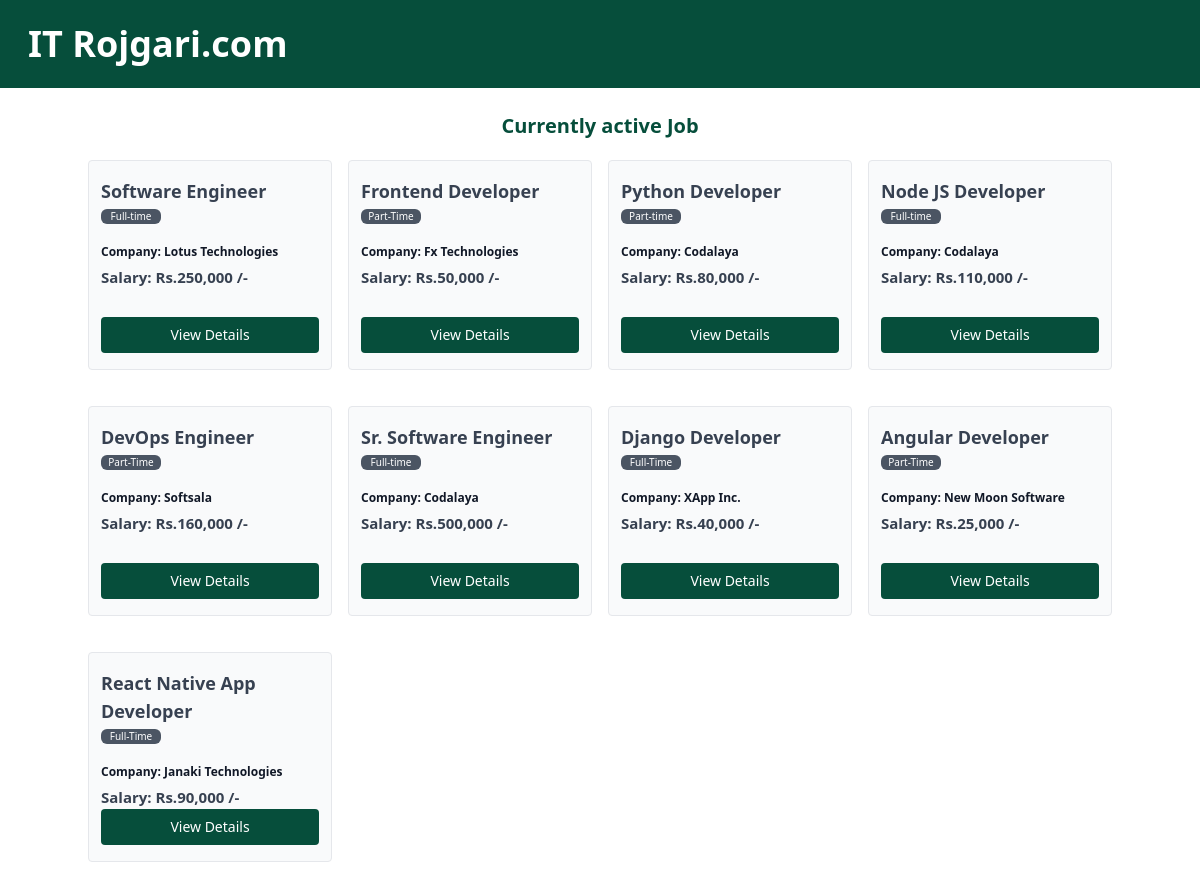
The page / on the database its author committed.
### IT_Rojgari/models.py (models this page shows, shortened)
class JobPosting(models.Model):
    title = models.CharField(max_length=100)
    type = models.CharField(max_length=20)
    description = models.TextField()
    company = models.TextField(max_length=100)
    salery = models.IntegerField()
    is_active = models.BooleanField(default=False)

### IT_Rojgari/views.py (the view)
# urls.py: path('', index, name='home'),
def index(request):
    jobs = JobPosting.objects.all()
    active_jobs = JobPosting.objects.filter(is_active=True)
    context = {
        "job_posts": active_jobs
    }
    return render(request, 'IT_Rojgari/index.html', context)

### IT_Rojgari/templates/IT_Rojgari/index.html
{% extends "It_Rojgari/_base.html" %} {% load humanize %} {% block content %}
<h3 class="mt-6 font-semibold text-emerald-900 text-xl text-center">
  Currently active Job
</h3>
<div class="grid grid-cols-4 mx-auto gap-4">
  {% for post in job_posts %}
  <div
    class="flex flex-col justify-between flex-wrap border w-full h-[210px] rounded mt-5 px-3 py-4 bg-gray-50 hover:border-2 hover:cursor-pointer"
  >
    <div>
      <p class="text-lg font-bold text-gray-700">{{post.title}}</p>
      <p
        class="text-[10px] bg-gray-600 w-[60px] text-center mt-1 text-white rounded-md semi-bold"
      >
        {{post.type}}
      </p>
      <p class="text-xs font-semibold mt-5 text-gray-900">
        Company: {{post.company}}
      </p>
      <p class="text-[15px] font-bold mt-1.5 text-gray-700">
        Salary: Rs.{{post.salery|intcomma}} /-
      </p>
    </div>
    <div>
      <a class="w-full text-left" href="{% url 'job-details' post.id %}">
        <button
          class="bg-emerald-900 w-full rounded text-white text-sm py-2 hover:bg-emerald-800"
        >
          View Details
        </button>
      </a>
    </div>
  </div>
  {% endfor %}
</div>
{% endblock content %}

### IT_Rojgari/templates/IT_Rojgari/_base.html (shortened to what this page needs)
<!DOCTYPE html>
<html lang="en">
  <head>
    <script src="https://cdn.tailwindcss.com"></script>
  </head>
  <body>
    <div class="bg-emerald-900 w-full py-6 px-7">
      <h1 class="text-4xl font-bold text-white">
        <a href="{% url 'home' %}"> IT <span> Rojgari.com </span> </a>
      </h1>
    </div>
    <div class="container mx-auto mb-10">
      {% block content %} {% endblock content %}
    </div>
  </body>
</html>

### rows shown on the page
JobPosting: title "Software Engineer", type "Full-time", company "Lotus Technologies", salery "250,000"
JobPosting: title "Frontend Developer", type "Part-Time", company "Fx Technologies", salery "50,000"
JobPosting: title "Python Developer", type "Part-time", company "Codalaya", salery "80,000"
JobPosting: title "Node JS Developer", type "Full-time", company "Codalaya", salery "110,000"
JobPosting: title "DevOps Engineer", type "Part-Time", company "Softsala", salery "160,000"
JobPosting: title "Sr. Software Engineer", type "Full-time", company "Codalaya", salery "500,000"
JobPosting: title "Django Developer", type "Full-Time", company "XApp Inc.", salery "40,000"
JobPosting: title "Angular Developer", type "Part-Time", company "New Moon Software", salery "25,000"
JobPosting: title "React Native App Developer", type "Full-Time", company "Janaki Technologies", salery "90,000"
